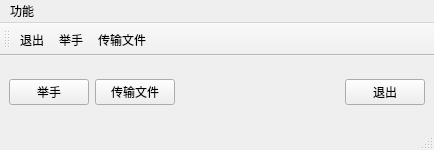
<?xml version="1.0" encoding="UTF-8"?>
<ui version="4.0">
 <class>S_Main</class>
 <widget class="QMainWindow" name="S_Main">
  <property name="geometry">
   <rect>
    <x>0</x>
    <y>0</y>
    <width>434</width>
    <height>150</height>
   </rect>
  </property>
  <property name="maximumSize">
   <size>
    <width>16777215</width>
    <height>16777215</height>
   </size>
  </property>
  <property name="acceptDrops">
   <bool>false</bool>
  </property>
  <property name="windowTitle">
   <string>MainWindow</string>
  </property>
  <property name="windowIcon">
   <iconset resource="image.qrc">
    <normaloff>:/new/prefix1/image/Student.png</normaloff>:/new/prefix1/image/Student.png</iconset>
  </property>
  <property name="toolTipDuration">
   <number>-1</number>
  </property>
  <property name="animated">
   <bool>true</bool>
  </property>
  <property name="dockNestingEnabled">
   <bool>false</bool>
  </property>
  <widget class="QWidget" name="centralwidget">
   <layout class="QVBoxLayout" name="verticalLayout">
    <item>
     <layout class="QHBoxLayout" name="horizontalLayout">
      <item>
       <widget class="QPushButton" name="handButton">
        <property name="text">
         <string>举手</string>
        </property>
       </widget>
      </item>
      <item>
       <widget class="QPushButton" name="fileButton">
        <property name="text">
         <string>传输文件</string>
        </property>
       </widget>
      </item>
      <item>
       <spacer name="horizontalSpacer">
        <property name="orientation">
         <enum>Qt::Horizontal</enum>
        </property>
        <property name="sizeHint" stdset="0">
         <size>
          <width>98</width>
          <height>20</height>
         </size>
        </property>
       </spacer>
      </item>
      <item>
       <widget class="QPushButton" name="outButton">
        <property name="text">
         <string>退出</string>
        </property>
       </widget>
      </item>
     </layout>
    </item>
   </layout>
  </widget>
  <widget class="QMenuBar" name="menubar">
   <property name="geometry">
    <rect>
     <x>0</x>
     <y>0</y>
     <width>434</width>
     <height>31</height>
    </rect>
   </property>
   <widget class="QMenu" name="menu">
    <property name="title">
     <string>功能</string>
    </property>
    <addaction name="separator"/>
    <addaction name="action_file"/>
    <addaction name="separator"/>
    <addaction name="action_4"/>
    <addaction name="separator"/>
    <addaction name="action_7"/>
   </widget>
   <addaction name="menu"/>
  </widget>
  <widget class="QStatusBar" name="statusbar"/>
  <widget class="QToolBar" name="toolBar">
   <property name="windowTitle">
    <string>toolBar</string>
   </property>
   <attribute name="toolBarArea">
    <enum>TopToolBarArea</enum>
   </attribute>
   <attribute name="toolBarBreak">
    <bool>false</bool>
   </attribute>
   <addaction name="action_7"/>
   <addaction name="action_4"/>
   <addaction name="action_file"/>
  </widget>
  <action name="action_file">
   <property name="icon">
    <iconset resource="image.qrc">
     <normaloff>:/new/prefix1/image/open_file.png</normaloff>:/new/prefix1/image/open_file.png</iconset>
   </property>
   <property name="text">
    <string>传输文件</string>
   </property>
  </action>
  <action name="action_4">
   <property name="icon">
    <iconset resource="image.qrc">
     <normaloff>:/new/prefix1/image/hands.png</normaloff>:/new/prefix1/image/hands.png</iconset>
   </property>
   <property name="text">
    <string>举手</string>
   </property>
  </action>
  <action name="action_7">
   <property name="icon">
    <iconset resource="image.qrc">
     <normaloff>:/new/prefix1/image/sign_out.png</normaloff>:/new/prefix1/image/sign_out.png</iconset>
   </property>
   <property name="text">
    <string>退出</string>
   </property>
  </action>
 </widget>
 <resources>
  <include location="image.qrc"/>
 </resources>
 <connections>
  <connection>
   <sender>outButton</sender>
   <signal>clicked()</signal>
   <receiver>S_Main</receiver>
   <slot>close()</slot>
   <hints>
    <hint type="sourcelabel">
     <x>155</x>
     <y>71</y>
    </hint>
    <hint type="destinationlabel">
     <x>159</x>
     <y>82</y>
    </hint>
   </hints>
  </connection>
 </connections>
</ui>
